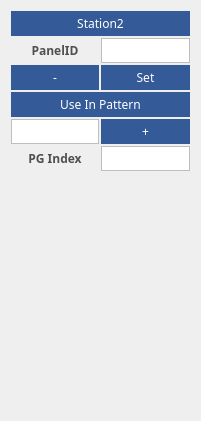
     <widget class="QWidget" name="layoutWidget_4">
      <property name="geometry">
       <rect>
        <x>203</x>
        <y>0</y>
        <width>201</width>
        <height>421</height>
       </rect>
      </property>
      <layout class="QGridLayout" name="gridLayout_7">
       <property name="spacing">
        <number>2</number>
       </property>
       <item row="6" column="0">
        <widget class="QLabel" name="label_PanelID_40">
         <property name="minimumSize">
          <size>
           <width>0</width>
           <height>0</height>
          </size>
         </property>
         <property name="font">
          <font>
           <family>微软雅黑</family>
           <pointsize>9</pointsize>
           <weight>75</weight>
           <bold>true</bold>
          </font>
         </property>
         <property name="layoutDirection">
          <enum>Qt::LeftToRight</enum>
         </property>
         <property name="styleSheet">
          <string notr="true">color: rgb(80, 80, 80);</string>
         </property>
         <property name="text">
          <string>PG Index</string>
         </property>
         <property name="alignment">
          <set>Qt::AlignCenter</set>
         </property>
        </widget>
       </item>
       <item row="6" column="1">
        <widget class="QLineEdit" name="leExposureStep_4">
         <property name="sizePolicy">
          <sizepolicy hsizetype="Preferred" vsizetype="Preferred">
           <horstretch>0</horstretch>
           <verstretch>0</verstretch>
          </sizepolicy>
         </property>
         <property name="minimumSize">
          <size>
           <width>0</width>
           <height>25</height>
          </size>
         </property>
         <property name="font">
          <font>
           <family>微软雅黑</family>
          </font>
         </property>
         <property name="styleSheet">
          <string notr="true">background-color: rgb(255, 255, 255);
border: 1px solid rgb(190, 190, 190);</string>
         </property>
         <property name="alignment">
          <set>Qt::AlignCenter</set>
         </property>
        </widget>
       </item>
       <item row="0" column="0" colspan="2">
        <widget class="QPushButton" name="pbExposureInPattern_8">
         <property name="sizePolicy">
          <sizepolicy hsizetype="Preferred" vsizetype="Preferred">
           <horstretch>0</horstretch>
           <verstretch>0</verstretch>
          </sizepolicy>
         </property>
         <property name="minimumSize">
          <size>
           <width>0</width>
           <height>25</height>
          </size>
         </property>
         <property name="font">
          <font>
           <family>微软雅黑</family>
          </font>
         </property>
         <property name="styleSheet">
          <string notr="true">QPushButton{background-color: rgb(52, 90, 152);color:white;border-radius:0px;}
QPushButton:hover{background-color: rgb(117,149,209);color:white;border-radius:0px;}
QPushButton:pressed{background-color: rgb(71, 175, 255);color:white;border-radius:0px;}</string>
         </property>
         <property name="text">
          <string>Station2</string>
         </property>
        </widget>
       </item>
       <item row="2" column="0">
        <layout class="QHBoxLayout" name="horizontalLayout_6">
         <item>
          <widget class="QLabel" name="label_PanelID_41">
           <property name="minimumSize">
            <size>
             <width>0</width>
             <height>0</height>
            </size>
           </property>
           <property name="font">
            <font>
             <family>微软雅黑</family>
             <pointsize>9</pointsize>
             <weight>75</weight>
             <bold>true</bold>
            </font>
           </property>
           <property name="layoutDirection">
            <enum>Qt::LeftToRight</enum>
           </property>
           <property name="styleSheet">
            <string notr="true">color: rgb(80, 80, 80);</string>
           </property>
           <property name="text">
            <string>PanelID</string>
           </property>
           <property name="alignment">
            <set>Qt::AlignCenter</set>
           </property>
          </widget>
         </item>
        </layout>
       </item>
       <item row="3" column="0">
        <widget class="QPushButton" name="pbExposureSub_3">
         <property name="sizePolicy">
          <sizepolicy hsizetype="Preferred" vsizetype="Preferred">
           <horstretch>0</horstretch>
           <verstretch>0</verstretch>
          </sizepolicy>
         </property>
         <property name="minimumSize">
          <size>
           <width>0</width>
           <height>25</height>
          </size>
         </property>
         <property name="font">
          <font>
           <family>微软雅黑</family>
          </font>
         </property>
         <property name="styleSheet">
          <string notr="true">QPushButton{background-color: rgb(52, 90, 152);color:white;border-radius:0px;}
QPushButton:hover{background-color: rgb(117,149,209);color:white;border-radius:0px;}
QPushButton:pressed{background-color: rgb(71, 175, 255);color:white;border-radius:0px;}</string>
         </property>
         <property name="text">
          <string>-</string>
         </property>
        </widget>
       </item>
       <item row="3" column="1">
        <widget class="QPushButton" name="pbExposureSet_3">
         <property name="sizePolicy">
          <sizepolicy hsizetype="Preferred" vsizetype="Preferred">
           <horstretch>0</horstretch>
           <verstretch>0</verstretch>
          </sizepolicy>
         </property>
         <property name="minimumSize">
          <size>
           <width>80</width>
           <height>25</height>
          </size>
         </property>
         <property name="font">
          <font>
           <family>微软雅黑</family>
          </font>
         </property>
         <property name="styleSheet">
          <string notr="true">QPushButton{background-color: rgb(52, 90, 152);color:white;border-radius:0px;}
QPushButton:hover{background-color: rgb(117,149,209);color:white;border-radius:0px;}
QPushButton:pressed{background-color: rgb(71, 175, 255);color:white;border-radius:0px;}</string>
         </property>
         <property name="text">
          <string>Set</string>
         </property>
        </widget>
       </item>
       <item row="5" column="0">
        <widget class="QLineEdit" name="leExposureTime_3">
         <property name="sizePolicy">
          <sizepolicy hsizetype="Preferred" vsizetype="Preferred">
           <horstretch>0</horstretch>
           <verstretch>0</verstretch>
          </sizepolicy>
         </property>
         <property name="minimumSize">
          <size>
           <width>0</width>
           <height>25</height>
          </size>
         </property>
         <property name="font">
          <font>
           <family>微软雅黑</family>
          </font>
         </property>
         <property name="styleSheet">
          <string notr="true">background-color: rgb(255, 255, 255);
border: 1px solid rgb(190, 190, 190);</string>
         </property>
         <property name="alignment">
          <set>Qt::AlignCenter</set>
         </property>
        </widget>
       </item>
       <item row="5" column="1">
        <widget class="QPushButton" name="pbExposureAdd_3">
         <property name="sizePolicy">
          <sizepolicy hsizetype="Preferred" vsizetype="Preferred">
           <horstretch>0</horstretch>
           <verstretch>0</verstretch>
          </sizepolicy>
         </property>
         <property name="minimumSize">
          <size>
           <width>0</width>
           <height>25</height>
          </size>
         </property>
         <property name="font">
          <font>
           <family>微软雅黑</family>
          </font>
         </property>
         <property name="styleSheet">
          <string notr="true">QPushButton{background-color: rgb(52, 90, 152);color:white;border-radius:0px;}
QPushButton:hover{background-color: rgb(117,149,209);color:white;border-radius:0px;}
QPushButton:pressed{background-color: rgb(71, 175, 255);color:white;border-radius:0px;}</string>
         </property>
         <property name="text">
          <string>+</string>
         </property>
        </widget>
       </item>
       <item row="2" column="1">
        <widget class="QLineEdit" name="leExposureStep_5">
         <property name="sizePolicy">
          <sizepolicy hsizetype="Preferred" vsizetype="Preferred">
           <horstretch>0</horstretch>
           <verstretch>0</verstretch>
          </sizepolicy>
         </property>
         <property name="minimumSize">
          <size>
           <width>0</width>
           <height>25</height>
          </size>
         </property>
         <property name="font">
          <font>
           <family>微软雅黑</family>
          </font>
         </property>
         <property name="styleSheet">
          <string notr="true">background-color: rgb(255, 255, 255);
border: 1px solid rgb(190, 190, 190);</string>
         </property>
         <property name="alignment">
          <set>Qt::AlignCenter</set>
         </property>
        </widget>
       </item>
       <item row="4" column="0" colspan="2">
        <widget class="QPushButton" name="pbExposureInPattern_3">
         <property name="sizePolicy">
          <sizepolicy hsizetype="Preferred" vsizetype="Preferred">
           <horstretch>0</horstretch>
           <verstretch>0</verstretch>
          </sizepolicy>
         </property>
         <property name="minimumSize">
          <size>
           <width>0</width>
           <height>25</height>
          </size>
         </property>
         <property name="font">
          <font>
           <family>微软雅黑</family>
          </font>
         </property>
         <property name="styleSheet">
          <string notr="true">QPushButton{background-color: rgb(52, 90, 152);color:white;border-radius:0px;}
QPushButton:hover{background-color: rgb(117,149,209);color:white;border-radius:0px;}
QPushButton:pressed{background-color: rgb(71, 175, 255);color:white;border-radius:0px;}</string>
         </property>
         <property name="text">
          <string>Use In Pattern</string>
         </property>
        </widget>
       </item>
       <item row="7" column="0">
        <spacer name="verticalSpacer_3">
         <property name="orientation">
          <enum>Qt::Vertical</enum>
         </property>
         <property name="sizeHint" stdset="0">
          <size>
           <width>20</width>
           <height>40</height>
          </size>
         </property>
        </spacer>
       </item>
      </layout>
     </widget>
